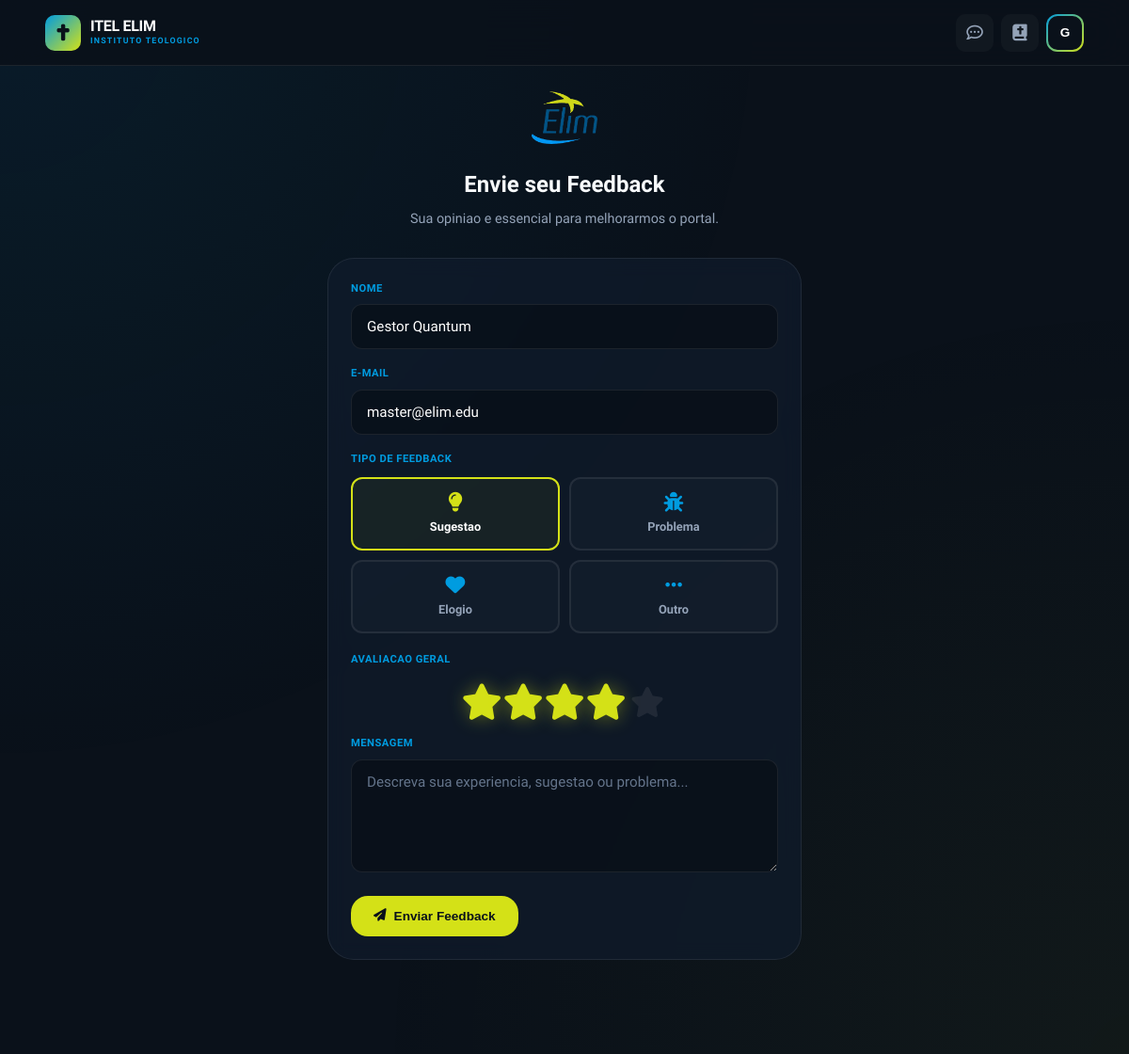
The app's page /feedback (signed in) with its own data.
### app.py (models this page shows, shortened)
class User(db.Model, UserMixin):
    __tablename__ = "users"
    id = db.Column(db.Integer, primary_key=True)
    public_id = db.Column(db.String(36), unique=True, default=lambda: str(uuid.uuid4()))
    name = db.Column(db.String(100), nullable=False)
    email = db.Column(db.String(120), unique=True, nullable=False)
    password_hash = db.Column(db.String(255), nullable=False)
    role = db.Column(db.String(20), default="aluno", nullable=False)
    xp = db.Column(db.Integer, default=0)
    is_active = db.Column(db.Boolean, default=True)
    is_approved = db.Column(db.Boolean, default=False)
    last_login = db.Column(db.DateTime, default=datetime.utcnow)
    created_at = db.Column(db.DateTime, default=datetime.utcnow)
    logs = db.relationship('LogAtividade', backref='owner', cascade="all, delete-orphan", lazy='dynamic')
    progresso = db.relationship('ProgressoAula', backref='estudante', lazy='dynamic', cascade="all, delete-orphan")
    notificacoes = db.relationship('Notification', backref='user', lazy='dynamic', cascade="all, delete-orphan")

### app.py (the view, shortened to what this page needs)
@app.route("/feedback", methods=['GET', 'POST'])
def feedback():
    return render_template("feedback.html")

### app.py (called while the page is built)
@login_manager.user_loader
def load_user(user_id):
    return db.session.get(User, int(user_id))

### templates/feedback.html (shortened to what this page needs)
{% extends "base.html" %}
{% block content %}
<div class="feedback-page">
    <div class="feedback-header animate-in">
        <img src="{{ url_for('static', filename='logo.png') }}" alt="ITEL ELIM" style="width:70px;height:70px;object-fit:contain;margin:0 auto 18px;display:block;">
        <h1>Envie seu Feedback</h1>
        <p>Sua opiniao e essencial para melhorarmos o portal.</p>
    </div>
    <div class="card animate-in delay-1" id="formCard">
        <form id="feedbackForm">
            <div class="input-group"><label>Nome</label><input type="text" id="fbNome" class="input-field" value="{{ current_user.name if current_user.is_authenticated else '' }}" placeholder="Seu nome" required></div>
            <div class="input-group"><label>E-mail</label><input type="email" id="fbEmail" class="input-field" value="{{ current_user.email if current_user.is_authenticated else '' }}" placeholder="seu@email.com" required></div>
            <label style="display:block;font-size:0.7rem;font-weight:700;text-transform:uppercase;color:var(--secondary);margin-bottom:10px;letter-spacing:0.5px;">Tipo de Feedback</label>
            <div class="tipo-grid">
                <div class="tipo-option selected" data-value="sugestao" onclick="selectTipo(this)"><i class="fa-solid fa-lightbulb"></i> Sugestao</div>
                <div class="tipo-option" data-value="problema" onclick="selectTipo(this)"><i class="fa-solid fa-bug"></i> Problema</div>
                <div class="tipo-option" data-value="elogio" onclick="selectTipo(this)"><i class="fa-solid fa-heart"></i> Elogio</div>
                <div class="tipo-option" data-value="outro" onclick="selectTipo(this)"><i class="fa-solid fa-ellipsis"></i> Outro</div>
            </div>
            <label style="display:block;font-size:0.7rem;font-weight:700;text-transform:uppercase;color:var(--secondary);margin-bottom:10px;letter-spacing:0.5px;">Avaliacao Geral</label>
            <div class="rating-stars">
                <i class="fa-solid fa-star star active" data-val="1" onclick="rate(1)"></i>
                <i class="fa-solid fa-star star active" data-val="2" onclick="rate(2)"></i>
                <i class="fa-solid fa-star star active" data-val="3" onclick="rate(3)"></i>
                <i class="fa-solid fa-star star active" data-val="4" onclick="rate(4)"></i>
                <i class="fa-solid fa-star star" data-val="5" onclick="rate(5)"></i>
            </div>
            <div class="input-group"><label>Mensagem</label><textarea id="fbMensagem" class="input-field" rows="5" placeholder="Descreva sua experiencia, sugestao ou problema..." required></textarea></div>
            <button type="submit" class="btn btn-primary btn-block" id="btnSubmit"><i class="fa-solid fa-paper-plane"></i> Enviar Feedback</button>
        </form>
    </div>
</div>
{% endblock %}

### templates/base.html (shortened to what this page needs)
<!DOCTYPE html>
<html lang="pt-br">
<head>
    <link rel="stylesheet" href="https://cdnjs.cloudflare.com/ajax/libs/font-awesome/6.5.1/css/all.min.css">
</head>
<body>
    <div class="bg-glow"></div>
    {% if current_user.is_authenticated %}
    <header class="main-header">
        <a href="{{ url_for('dashboard') }}" class="logo-container">
            <div class="logo-icon"><i class="fa-solid fa-cross"></i></div>
            <div><div class="brand-text">ITEL ELIM</div><div class="brand-subtext">Instituto Teologico</div></div>
        </a>
        <div class="user-actions">
            <a href="{{ url_for('feedback') }}" class="action-btn" title="Feedback"><i class="fa-regular fa-comment-dots"></i></a>
            <a href="{{ url_for('lista_aulas') }}" class="action-btn" title="Biblioteca"><i class="fa-solid fa-book-bible"></i></a>
            <button class="profile-trigger" id="profileTrigger" onclick="toggleMenu(event)">
                <div class="avatar-ring"><span>{{ current_user.name[0] | upper }}</span></div>
            </button>
        </div>
    </header>
    {% endif %}
    <main>{% block content %}{% endblock %}</main>
</body>
</html>

### templates/base.html (style rules this page uses)
:root { --primary: #d4e117; --secondary: #009ce0; --accent: #005da3; --bg-deep: #0a111a; --bg-card: rgba(16, 28, 45, 0.7); --glass: rgba(255, 255, 255, 0.03); --glass-border: rgba(255, 255, 255, 0.08); --text-prio: #f8fafc; --text-sec: #94a3b8; --danger: #ef4444; --success: #10b981; --radius-sm: 12px; --radius-md: 18px; --radius-lg: 28px; }
* { box-sizing: border-box; margin: 0; padding: 0; -webkit-tap-highlight-color: transparent; }
html { scroll-behavior: smooth; }
body { font-family: 'Plus Jakarta Sans', sans-serif; background: var(--bg-deep); color: var(--text-prio); min-height: 100vh; line-height: 1.5; overflow-x: hidden; -webkit-font-smoothing: antialiased; }
.bg-glow { position: fixed; inset: 0; z-index: -1; pointer-events: none; background-image: radial-gradient(circle at 0% 0%, rgba(0, 156, 224, 0.08) 0%, transparent 50%), radial-gradient(circle at 100% 100%, rgba(212, 225, 23, 0.04) 0%, transparent 50%); }
.main-header { display: flex; justify-content: space-between; align-items: center; padding: 0 4%; height: 70px; background: rgba(10, 17, 26, 0.9); backdrop-filter: blur(20px); -webkit-backdrop-filter: blur(20px); border-bottom: 1px solid var(--glass-border); position: sticky; top: 0; z-index: 1000; }
.logo-container { display: flex; align-items: center; gap: 10px; text-decoration: none; }
.logo-icon { width: 38px; height: 38px; background: linear-gradient(135deg, var(--secondary), var(--primary)); border-radius: 10px; display: flex; align-items: center; justify-content: center; font-size: 1.1rem; color: var(--bg-deep); flex-shrink: 0; }
.brand-text { color: #fff; font-weight: 800; font-size: 1rem; letter-spacing: -0.3px; line-height: 1.1; }
.brand-subtext { color: var(--secondary); font-size: 0.55rem; font-weight: 700; text-transform: uppercase; letter-spacing: 1.2px; }
.user-actions { display: flex; align-items: center; gap: 8px; }
.action-btn { color: var(--text-sec); font-size: 1.1rem; text-decoration: none; width: 40px; height: 40px; display: flex; align-items: center; justify-content: center; border-radius: 10px; transition: all 0.3s ease; background: rgba(255, 255, 255, 0.03); border: 1px solid transparent; position: relative; }
.profile-trigger { background: none; border: none; padding: 0; cursor: pointer; }
.avatar-ring { width: 40px; height: 40px; border-radius: 12px; background: linear-gradient(135deg, var(--secondary), var(--primary)); padding: 2px; transition: transform 0.3s ease; }
.avatar-ring span { background: var(--bg-deep); width: 100%; height: 100%; border-radius: 10px; display: flex; align-items: center; justify-content: center; color: #fff; font-weight: 800; font-size: 0.85rem; }
.btn { display: inline-flex; align-items: center; justify-content: center; gap: 8px; padding: 14px 24px; border-radius: var(--radius-md); font-weight: 700; font-size: 0.85rem; text-decoration: none; border: none; cursor: pointer; transition: all 0.3s cubic-bezier(0.4, 0, 0.2, 1); white-space: nowrap; }
.btn-primary { background: var(--primary); color: var(--bg-deep); }
.card { background: var(--bg-card); border: 1px solid var(--glass-border); border-radius: var(--radius-lg); padding: 24px; backdrop-filter: blur(10px); }
.input-field { width: 100%; padding: 14px 16px; background: rgba(0, 0, 0, 0.3); border: 1px solid var(--glass-border); border-radius: var(--radius-sm); color: #fff; font-size: 0.95rem; font-family: inherit; transition: 0.3s; -webkit-appearance: none; }
.input-field::placeholder { color: #64748b; }
textarea.input-field { resize: vertical; min-height: 100px; }
.input-group { margin-bottom: 18px; }
.input-group label { display: block; font-size: 0.7rem; font-weight: 700; text-transform: uppercase; color: var(--secondary); margin-bottom: 8px; letter-spacing: 0.5px; }
.animate-in { animation: fadeInUp 0.5s ease forwards; }
.delay-1 { animation-delay: 0.1s; opacity: 0; }

### records on screen
User: name "G", is_active+name "Gestor Quantum", is_active+email "master@elim.edu"
